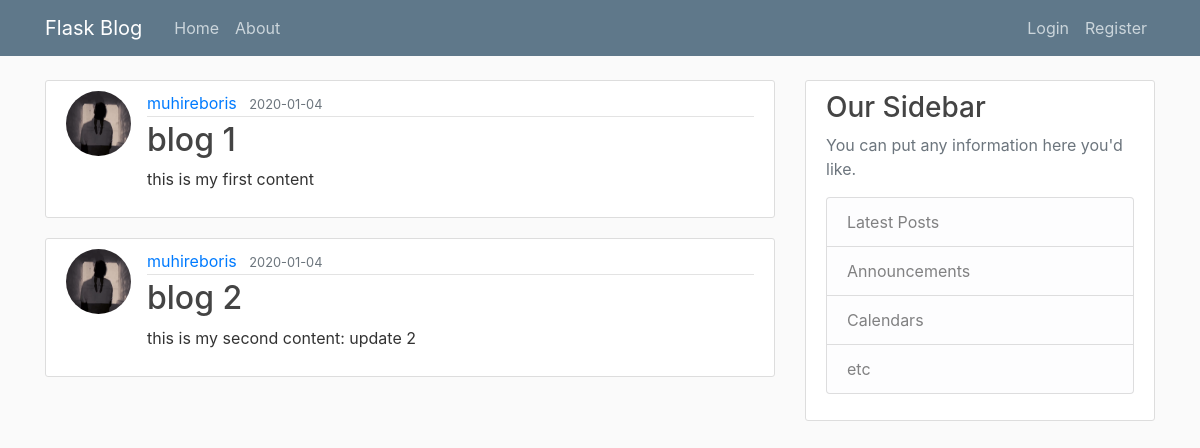
The page / on the database its author committed.
### flask_blog/models.py (models this page shows, shortened)
class Post(db.Model):
    id = db.Column(db.Integer, primary_key=True)
    title = db.Column(db.String(120), nullable=False)
    created_on = db.Column(db.DateTime, nullable=False, default=datetime.utcnow)
    content = db.Column(db.Text, nullable=False)
    user_id= db.Column(db.Integer,  db.ForeignKey('user.id'), nullable=False)

class User(db.Model, UserMixin):
    id = db.Column(db.Integer, primary_key=True)
    username = db.Column(db.String(20), nullable= False)
    email = db.Column(db.String(120), unique=True, nullable= False)
    password = db.Column(db.String(32), nullable= False)
    image_file = db.Column(db.String(120), default='default.jpg', nullable=False)
    posts = db.relationship('Post', backref='author', lazy=True)

### flask_blog/routes.py (the view)
@app.route("/")
def home():
    posts = Post.query.all()
    return render_template('home.html', posts=posts)

### flask_blog/templates/home.html
    {% extends "layout.html"%}
    {% block content %}
        {% for post in posts%}
        <article class="media content-section">
            <img src="{{ url_for('static', filename='images/' + post.author.image_file) }}" alt="" class="rounded-circle article-img">
            <div class="media-body">
                <div class="article-metadata">
                    <a class="mr-2" href="#">{{ post.author.username }}</a>
                    <small class="text-muted">{{ post.created_on.strftime('%Y-%m-%d') }}</small>
                </div>
                <h2><a class="article-title" href="{{ url_for('view_post', post_id=post.id )}}">{{ post.title }}</a></h2>
                <p class="article-content">{{ post.content }}</p>
            </div>
        </article>
        {% endfor %}
    {% endblock content%}

### flask_blog/templates/layout.html (shortened to what this page needs)
<!DOCTYPE html>
<html lang="en">
<head>
    <link rel="stylesheet" href="https://maxcdn.bootstrapcdn.com/bootstrap/4.0.0/css/bootstrap.min.css"
>
    <link rel="stylesheet" href="{{ url_for('static', filename='main.css')}}">
</head>
<body>
    <header class="site-header">
        <nav class="navbar navbar-expand-md navbar-dark bg-steel fixed-top">
            <div class="container">
                <a class="navbar-brand mr-4" href="/">Flask Blog</a>
                <div class="collapse navbar-collapse" id="navbarToggle">
                    <div class="navbar-nav mr-auto">
                        <a class="nav-item nav-link" href="/">Home</a>
                        <a class="nav-item nav-link" href="/about">About</a>
                    </div>
                    <div class="navbar-nav">
                        {% if current_user.is_authenticated %}
                            <a class="nav-item nav-link" href="/post/new">New Post</a>
                            <a class="nav-item nav-link" href="/account">Account</a>
                            <a class="nav-item nav-link" href="/logout">Logout</a>
                        {% else %}
                            <a class="nav-item nav-link" href="/login">Login</a>
                            <a class="nav-item nav-link" href="/register">Register</a>
                        {% endif %}
                    </div>
                </div>
            </div>
        </nav>
    </header>
    <main role="main" class="container">
        <div class="row">
            <div class="col-md-8">
                {% block content %}{% endblock %}
            </div>
            <div class="col-md-4">
                <div class="content-section">
                    <h3>Our Sidebar</h3>
                    <p class='text-muted'>You can put any information here you'd like.
                        <ul class="list-group">
                            <li class="list-group-item list-group-item-light">Latest Posts</li>
                            <li class="list-group-item list-group-item-light">Announcements</li>
                            <li class="list-group-item list-group-item-light">Calendars</li>
                            <li class="list-group-item list-group-item-light">etc</li>
                        </ul>
                    </p>
                </div>
            </div>
        </div>
    </main>
</body>
</html>

### flask_blog/static/main.css (style rules this page uses)
body { background: #fafafa; color: #333333; margin-top: 5rem; }
h1, h2, h3, h4, h5, h6 { color: #444444; }
.bg-steel { background-color: #5f788a; }
.site-header .navbar-nav .nav-link { color: #cbd5db; }
.content-section { background: #ffffff; padding: 10px 20px; border: 1px solid #dddddd; border-radius: 3px; margin-bottom: 20px; }
.article-title { color: #444444; }
.article-content { white-space: pre-line; }
.article-img { height: 65px; width: 65px; margin-right: 16px; }
.article-metadata { padding-bottom: 1px; margin-bottom: 4px; border-bottom: 1px solid #e3e3e3 }

### rows shown on the page
Post: image_file (picture), author.username "muhireboris", created_on "2020-01-04", title "blog 1", content "this is my first content"
Post: image_file (picture), author.username "muhireboris", created_on "2020-01-04", title "blog 2", content "this is my second content: update 2"
